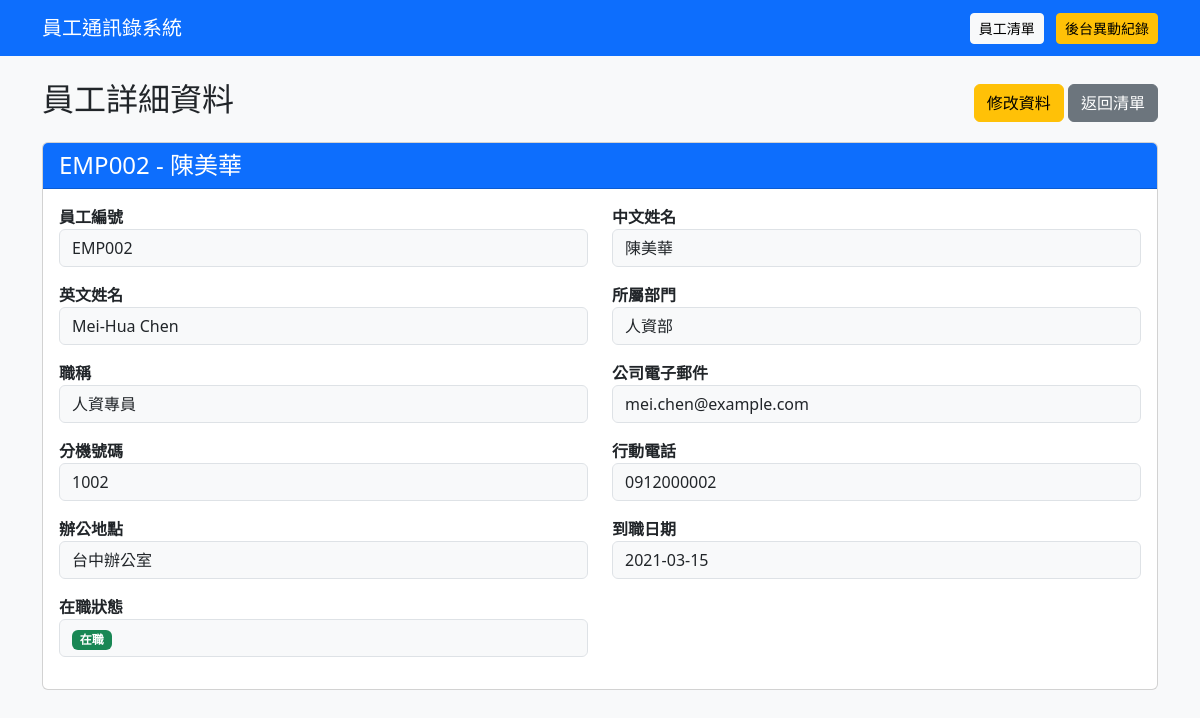
/employees/2, run on the app's committed database.
### tables this page shows
CREATE TABLE employees (
            id INTEGER PRIMARY KEY AUTOINCREMENT,
            employee_no TEXT NOT NULL UNIQUE,
            chinese_name TEXT NOT NULL,
            english_name TEXT NOT NULL,
            department TEXT NOT NULL,
            position TEXT NOT NULL,
            email TEXT NOT NULL UNIQUE,
            extension TEXT NOT NULL,
            mobile TEXT NOT NULL,
            office_location TEXT NOT NULL,
            hire_date TEXT NOT NULL,
            status TEXT NOT NULL
        );

### app.py (the view)
@app.route("/employees/<int:employee_id>")
def employee_detail(employee_id):
    conn = get_db()
    employee = conn.execute("""
        SELECT *
        FROM employees
        WHERE id = ?
    """, (employee_id,)).fetchone()
    conn.close()
    if employee is None:
        abort(404)
    return render_template(
        "employee_detail.html",
        employee=employee
    )

### app.py (called while the page is built)
def get_db():
    conn = sqlite3.connect(DATABASE)
    conn.row_factory = sqlite3.Row
    return conn

### templates/employee_detail.html
{% extends "base.html" %}
{% block content %}
<div class="d-flex justify-content-between align-items-center mb-3">
    <h2>員工詳細資料</h2>
    <div>
        <a href="{{ url_for('edit_employee', employee_id=employee['id']) }}" class="btn btn-warning">
            修改資料
        </a>
        <a href="{{ url_for('index') }}" class="btn btn-secondary">
            返回清單
        </a>
    </div>
</div>
<div class="card">
    <div class="card-header bg-primary text-white">
        <h4 class="mb-0">
            {{ employee['employee_no'] }}
            - {{ employee['chinese_name'] }}
        </h4>
    </div>
    <div class="card-body">
        <div class="row">
            <div class="col-md-6 mb-3">
                <strong>員工編號</strong>
                <div class="form-control bg-light">
                    {{ employee['employee_no'] }}
                </div>
            </div>
            <div class="col-md-6 mb-3">
                <strong>中文姓名</strong>
                <div class="form-control bg-light">
                    {{ employee['chinese_name'] }}
                </div>
            </div>
            <div class="col-md-6 mb-3">
                <strong>英文姓名</strong>
                <div class="form-control bg-light">
                    {{ employee['english_name'] }}
                </div>
            </div>
            <div class="col-md-6 mb-3">
                <strong>所屬部門</strong>
                <div class="form-control bg-light">
                    {{ employee['department'] }}
                </div>
            </div>
            <div class="col-md-6 mb-3">
                <strong>職稱</strong>
                <div class="form-control bg-light">
                    {{ employee['position'] }}
                </div>
            </div>
            <div class="col-md-6 mb-3">
                <strong>公司電子郵件</strong>
                <div class="form-control bg-light">
                    {{ employee['email'] }}
                </div>
            </div>
            <div class="col-md-6 mb-3">
                <strong>分機號碼</strong>
                <div class="form-control bg-light">
                    {{ employee['extension'] }}
                </div>
            </div>
            <div class="col-md-6 mb-3">
                <strong>行動電話</strong>
                <div class="form-control bg-light">
                    {{ employee['mobile'] }}
                </div>
            </div>
            <div class="col-md-6 mb-3">
                <strong>辦公地點</strong>
                <div class="form-control bg-light">
                    {{ employee['office_location'] }}
                </div>
            </div>
            <div class="col-md-6 mb-3">
                <strong>到職日期</strong>
                <div class="form-control bg-light">
                    {{ employee['hire_date'] }}
                </div>
            </div>
            <div class="col-md-6 mb-3">
                <strong>在職狀態</strong>
                <div class="form-control bg-light">
                    {% if employee['status'] == '在職' %}
                    <span class="badge bg-success">
                        在職
                    </span>
                    {% elif employee['status'] == '離職' %}
                    <span class="badge bg-danger">
                        離職
                    </span>
                    {% else %}
                    <span class="badge bg-warning text-dark">
                        留職停薪
                    </span>
                    {% endif %}
                </div>
            </div>
        </div>
    </div>
</div>
{% endblock %}

### data on the page
employees: employee_no "EMP002", chinese_name "陳美華", english_name "Mei-Hua Chen", department "人資部", position "人資專員", email "mei.chen@example.com", extension "1002", mobile "0912000002", office_location "台中辦公室", hire_date "2021-03-15"
